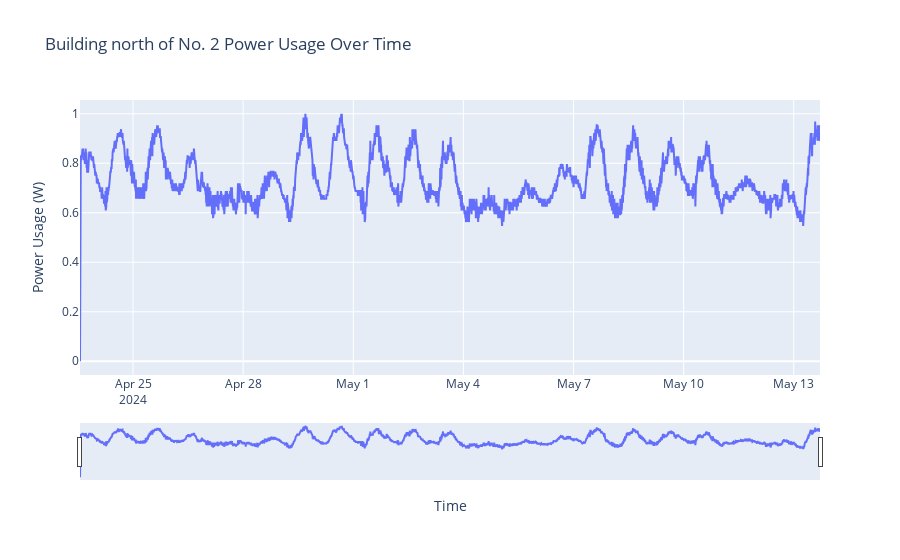

The notebook cell this image was saved under:
### Code cell
import plotly.graph_objects as go
data = pd.read_csv("GeneratedCSV/2_north.csv")
fig = go.Figure()

fig.add_trace(go.Scatter(x=data['DateTime'], y=data['PowerUsage'], mode='lines', name='Power Usage'))
fig.update_layout(
    title='Building north of No. 2 Power Usage Over Time',
    xaxis_title='Time',
    yaxis_title='Power Usage (W)',
    xaxis_rangeslider_visible=True 
)

fig.show()

### Figure 1 — Plotly figure (JSON) as saved in the notebook; plotly's stock layout.template omitted (floating-point values rounded to 4 significant figures; data arrays with more than 128 entries replaced by an {"elided": "..."} marker saying what was removed)
{"data": [{"mode": "lines", "name": "Power Usage", "type": "scatter", "x": {"elided": "2904 str values"}, "y": {"elided": "2904 float values"}}], "layout": {"title": {"text": "Building north of No. 2 Power Usage Over Time"}, "xaxis": {"rangeslider": {"visible": true}, "title": {"text": "Time"}}, "yaxis": {"title": {"text": "Power Usage (W)"}}}}
